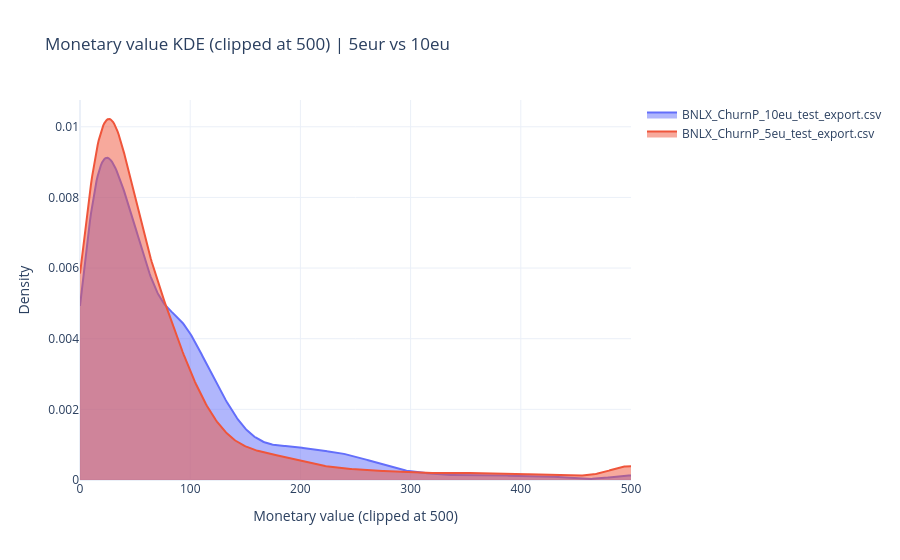

The notebook cell this image was saved under:
### Code cell
### Sanity check pattern we expec to see 5eu lower monetary value higher uplift, 10eu higher monetary value higher uplift
def plot_monetary_value_kde_top30(predicted_top30_per_treatment, clip_max=500):
    incentives = ["BNLX_ChurnP_5eu_test_export.csv", "BNLX_ChurnP_10eu_test_export.csv"]

    df_plot = predicted_top30_per_treatment.loc[
        predicted_top30_per_treatment["original_incentive_name"].isin(incentives),
        ["original_incentive_name", "monetary_value"]
    ].dropna(subset=["monetary_value"]).copy()

    df_plot["monetary_value"] = df_plot["monetary_value"].clip(upper=clip_max)

    x_grid = np.linspace(0, clip_max, 500)

    fig = go.Figure()

    for name, group in df_plot.groupby("original_incentive_name"):
        values = group["monetary_value"].values

        if len(values) < 2:
            continue

        kde = gaussian_kde(values)
        density = kde(x_grid)

        fig.add_trace(
            go.Scatter(
                x=x_grid,
                y=density,
                mode="lines",
                fill="tozeroy",
                name=name
            )
        )

    fig.update_layout(
        title=f"Monetary value KDE (clipped at {clip_max}) | 5eur vs 10eu",
        xaxis_title=f"Monetary value (clipped at {clip_max})",
        yaxis_title="Density",
        template="plotly_white"
    )

    fig.update_xaxes(range=[0, clip_max])

    fig.show()

plot_monetary_value_kde_top30(test_selected_multi_uplift, clip_max=500)

### Figure 1 — Plotly figure (JSON) as saved in the notebook; plotly's stock layout.template omitted (floating-point values rounded to 4 significant figures; data arrays with more than 128 entries replaced by an {"elided": "..."} marker saying what was removed)
{"data": [{"fill": "tozeroy", "mode": "lines", "name": "BNLX_ChurnP_10eu_test_export.csv", "type": "scatter", "x": {"elided": "500 float values"}, "y": {"elided": "500 float values"}}, {"fill": "tozeroy", "mode": "lines", "name": "BNLX_ChurnP_5eu_test_export.csv", "type": "scatter", "x": {"elided": "500 float values"}, "y": {"elided": "500 float values"}}], "layout": {"title": {"text": "Monetary value KDE (clipped at 500) | 5eur vs 10eu"}, "xaxis": {"range": [0, 500], "title": {"text": "Monetary value (clipped at 500)"}}, "yaxis": {"title": {"text": "Density"}}}}
